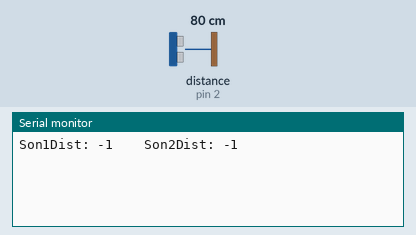
The sketch below on a simulated Arduino Mega 2560, built with avr-gcc and run on an emulated ATmega2560. Shown: the last lines printed to the serial monitor. Wiring (inferred from the names in the program): ultrasonic range finder: trigger pin 40; echo pin 2. Inputs (shaded band) come from the test bench; at power-on: distance to the obstacle (sensor on pin 2) 80 cm. The echo pulse lasts 58.3 µs per cm.

Above: at 1.8 s.
1.9 s: distance to the obstacle (sensor on pin 2) set to 4 cm
At 2.9 s:
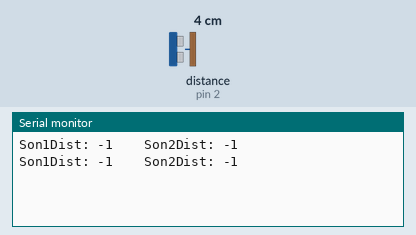
3.4 s: distance to the obstacle (sensor on pin 2) set to 9 cm
At 4.6 s:
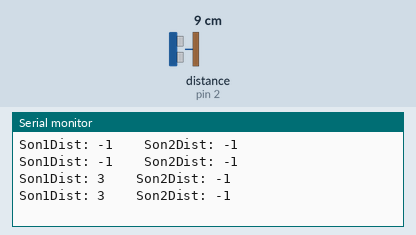
Timing chart, 0 to 6.4 s (numbered marks = the images above; inputs shaded):
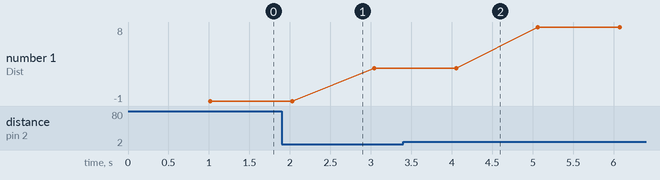

Measured:
- plotted number 1: -1 → 3 after the input at 1.9 s, 3 → 8 after the input at 3.4 s

The sketch:

new_sonar_test.ino
```cpp
#include <HID.h>
#include <SonarSensor.h>

const int SONAR_AMOUNT = 2;

int triggerPins[SONAR_AMOUNT] = {40,44};
int echoPins[SONAR_AMOUNT] = {2,2};
long distances[SONAR_AMOUNT] = {};
int LOWER_BOUND = 5;
int UPPER_BOUND = 15;

int i;

Sonar** mySonar = nullptr;

void setup() {

    Serial.begin(9600);

    mySonar = new Sonar*[SONAR_AMOUNT];

    for(i = 0; i < SONAR_AMOUNT; i++)
    {
      mySonar[i] = new Sonar( triggerPins[i], echoPins[i], 3, 35);
    }

}

void loop()
{

  for(i = 0; i < SONAR_AMOUNT; i++)
  {
      mySonar[i]->getDistance( distances[i] );

      delay(5);
  }
  //delay(121.25);
  Serial.print("Son1Dist: ");
  Serial.print(distances[0]);
  Serial.print("    Son2Dist: ");
  Serial.println(distances[1]);

//  Serial.print("    Son3Dist: ");
//  Serial.println(distances[2]);
}
```
